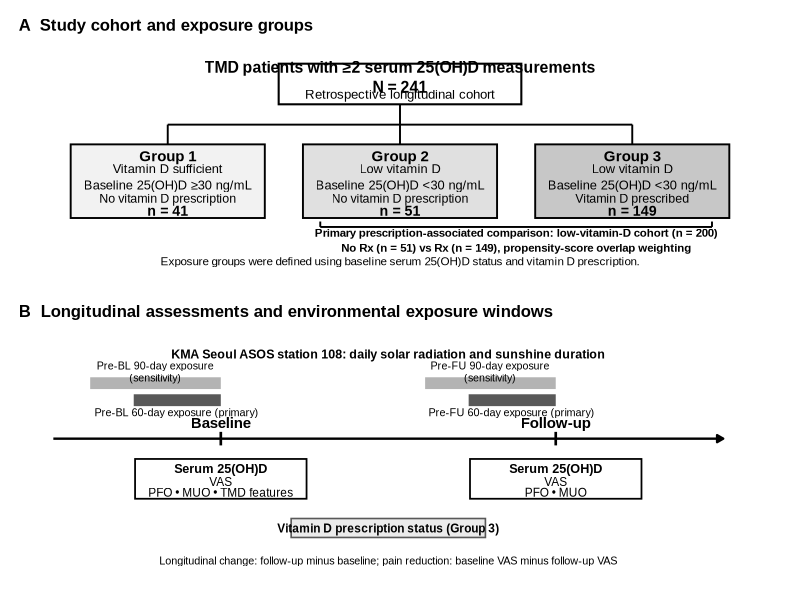
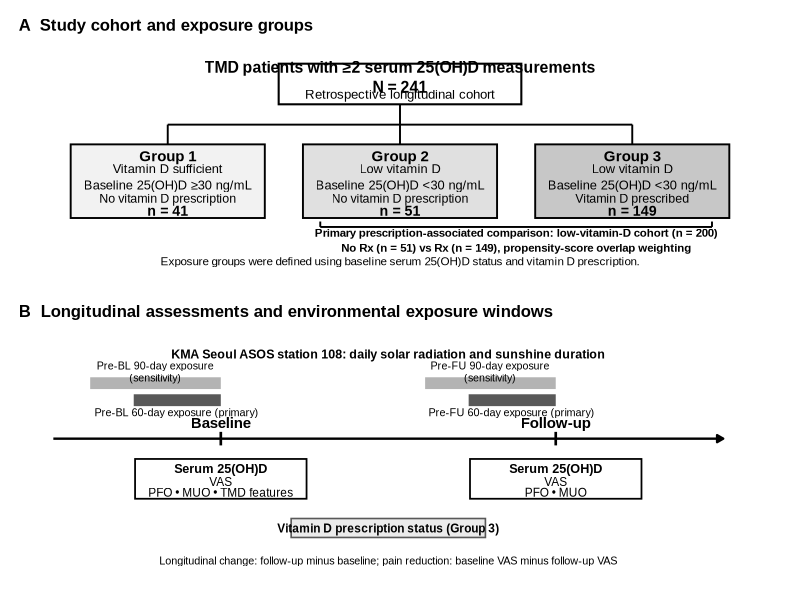
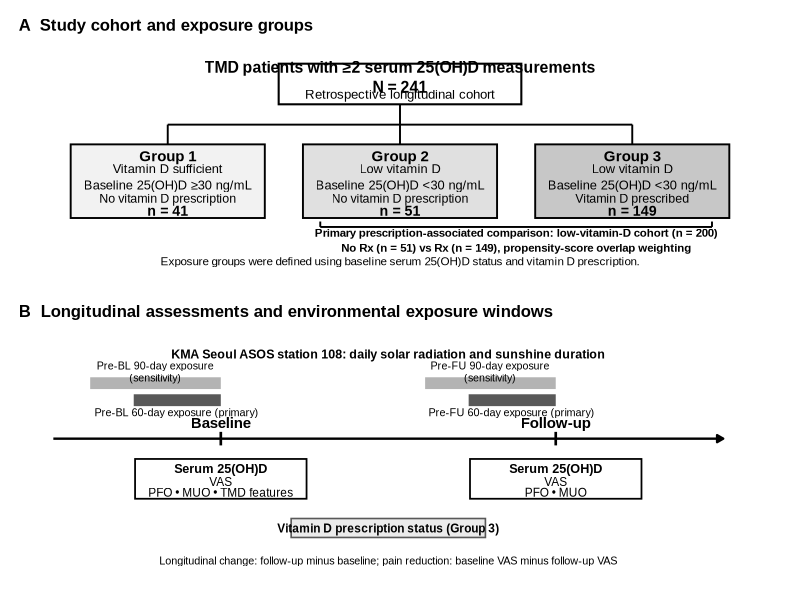
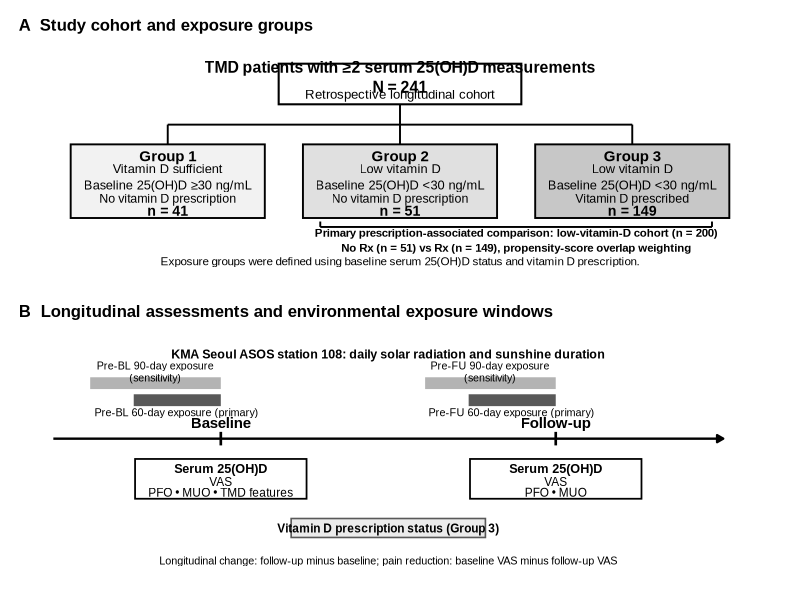

The R source for these figures, in order:
# Figure 1. Study design and longitudinal environmental-exposure framework
#
# Output:
#   Figure_1_study_design.png
#   Figure_1_study_design.tiff
#   Figure_1_study_design.pdf

# ============================================================
# 0. Packages
# ============================================================
required_pkgs <- c("ggplot2", "patchwork")

missing_pkgs <- required_pkgs[
  !vapply(required_pkgs, requireNamespace, logical(1), quietly = TRUE)
]

if (length(missing_pkgs) > 0) {
  stop(
    "Missing R package(s): ",
    paste(missing_pkgs, collapse = ", "),
    ". Install these packages before running the script."
  )
}

library(ggplot2)
library(patchwork)

# ============================================================
# 1. File paths
# ============================================================
# Figure 1 uses the cohort counts reported in the manuscript and does not
# require the analysis workbook.
output_dir <- file.path("outputs", "Figure_1")
dir.create(output_dir, recursive = TRUE, showWarnings = FALSE)

# ============================================================
# 2. Manuscript-verified cohort/group counts
# ============================================================
n_total <- 241L
n_g1 <- 41L
n_g2 <- 51L
n_g3 <- 149L
n_low <- 200L

message("Total N = ", n_total)
message("Group 1 = ", n_g1)
message("Group 2 = ", n_g2)
message("Group 3 = ", n_g3)
message("Low-vitamin-D cohort = ", n_low)

# Internal consistency checks
stopifnot(n_total == 241)
stopifnot(n_g1 == 41)
stopifnot(n_g2 == 51)
stopifnot(n_g3 == 149)
stopifnot(n_low == 200)

# ============================================================
# 3. Common figure theme
# ============================================================
base_family <- "Arial"

theme_framework <- theme_void(base_family = base_family) +
  theme(
    plot.title = element_text(
      face = "bold",
      size = 12,
      hjust = 0,
      margin = margin(b = 8)
    ),
    plot.margin = margin(8, 8, 8, 8)
  )

# ============================================================
# 4. Panel A: Cohort flow and exposure groups
# ============================================================
panel_a <- ggplot() +

  # ----------------------------------------------------------
  # Parent cohort
  # ----------------------------------------------------------
  annotate(
    "rect",
    xmin = 3.25, xmax = 6.75,
    ymin = 7.35, ymax = 8.85,
    fill = "white",
    colour = "black",
    linewidth = 0.7
  ) +
  annotate(
    "text",
    x = 5.0, y = 8.37,
    label = paste0(
      "TMD patients with ≥2 serum 25(OH)D measurements\n",
      "N = ", n_total
    ),
    size = 4.0,
    fontface = "bold",
    family = base_family,
    lineheight = 1.05
  ) +
  annotate(
    "text",
    x = 5.0, y = 7.72,
    label = "Retrospective longitudinal cohort",
    size = 3.35,
    family = base_family
  ) +

  # ----------------------------------------------------------
  # Branching connectors
  # ----------------------------------------------------------
  annotate(
    "segment",
    x = 5.0, xend = 5.0,
    y = 7.35, yend = 6.60,
    linewidth = 0.65,
    colour = "black"
  ) +
  annotate(
    "segment",
    x = 1.65, xend = 8.35,
    y = 6.60, yend = 6.60,
    linewidth = 0.65,
    colour = "black"
  ) +
  annotate(
    "segment",
    x = 1.65, xend = 1.65,
    y = 6.60, yend = 5.87,
    linewidth = 0.65,
    colour = "black"
  ) +
  annotate(
    "segment",
    x = 5.0, xend = 5.0,
    y = 6.60, yend = 5.87,
    linewidth = 0.65,
    colour = "black"
  ) +
  annotate(
    "segment",
    x = 8.35, xend = 8.35,
    y = 6.60, yend = 5.87,
    linewidth = 0.65,
    colour = "black"
  ) +

  # ----------------------------------------------------------
  # Group 1
  # ----------------------------------------------------------
  annotate(
    "rect",
    xmin = 0.25, xmax = 3.05,
    ymin = 3.15, ymax = 5.87,
    fill = "grey95",
    colour = "black",
    linewidth = 0.65
  ) +
  annotate(
    "text",
    x = 1.65, y = 5.43,
    label = "Group 1",
    size = 3.8,
    fontface = "bold",
    family = base_family
  ) +
  annotate(
    "text",
    x = 1.65, y = 4.67,
    label = "Vitamin D sufficient\nBaseline 25(OH)D ≥30 ng/mL",
    size = 3.25,
    family = base_family,
    lineheight = 1.05
  ) +
  annotate(
    "text",
    x = 1.65, y = 3.88,
    label = "No vitamin D prescription",
    size = 3.15,
    family = base_family
  ) +
  annotate(
    "text",
    x = 1.65, y = 3.42,
    label = paste0("n = ", n_g1),
    size = 3.6,
    fontface = "bold",
    family = base_family
  ) +

  # ----------------------------------------------------------
  # Group 2
  # ----------------------------------------------------------
  annotate(
    "rect",
    xmin = 3.60, xmax = 6.40,
    ymin = 3.15, ymax = 5.87,
    fill = "grey88",
    colour = "black",
    linewidth = 0.65
  ) +
  annotate(
    "text",
    x = 5.0, y = 5.43,
    label = "Group 2",
    size = 3.8,
    fontface = "bold",
    family = base_family
  ) +
  annotate(
    "text",
    x = 5.0, y = 4.67,
    label = "Low vitamin D\nBaseline 25(OH)D <30 ng/mL",
    size = 3.25,
    family = base_family,
    lineheight = 1.05
  ) +
  annotate(
    "text",
    x = 5.0, y = 3.88,
    label = "No vitamin D prescription",
    size = 3.15,
    family = base_family
  ) +
  annotate(
    "text",
    x = 5.0, y = 3.42,
    label = paste0("n = ", n_g2),
    size = 3.6,
    fontface = "bold",
    family = base_family
  ) +

  # ----------------------------------------------------------
  # Group 3
  # ----------------------------------------------------------
  annotate(
    "rect",
    xmin = 6.95, xmax = 9.75,
    ymin = 3.15, ymax = 5.87,
    fill = "grey78",
    colour = "black",
    linewidth = 0.65
  ) +
  annotate(
    "text",
    x = 8.35, y = 5.43,
    label = "Group 3",
    size = 3.8,
    fontface = "bold",
    family = base_family
  ) +
  annotate(
    "text",
    x = 8.35, y = 4.67,
    label = "Low vitamin D\nBaseline 25(OH)D <30 ng/mL",
    size = 3.25,
    family = base_family,
    lineheight = 1.05
  ) +
  annotate(
    "text",
    x = 8.35, y = 3.88,
    label = "Vitamin D prescribed",
    size = 3.15,
    family = base_family
  ) +
  annotate(
    "text",
    x = 8.35, y = 3.42,
    label = paste0("n = ", n_g3),
    size = 3.6,
    fontface = "bold",
    family = base_family
  ) +

  # ----------------------------------------------------------
  # Bracket: primary low-vitamin-D comparison
  # ----------------------------------------------------------
  annotate(
    "segment",
    x = 3.85, xend = 9.50,
    y = 2.82, yend = 2.82,
    linewidth = 0.65,
    colour = "black"
  ) +
  annotate(
    "segment",
    x = 3.85, xend = 3.85,
    y = 2.82, yend = 3.02,
    linewidth = 0.65,
    colour = "black"
  ) +
  annotate(
    "segment",
    x = 9.50, xend = 9.50,
    y = 2.82, yend = 3.02,
    linewidth = 0.65,
    colour = "black"
  ) +
  annotate(
    "text",
    x = 6.675, y = 2.33,
    label = paste0(
      "Primary prescription-associated comparison: low-vitamin-D cohort (n = ",
      n_low, ")\n",
      "No Rx (n = ", n_g2, ") vs Rx (n = ", n_g3,
      "), propensity-score overlap weighting"
    ),
    size = 2.90,
    family = base_family,
    fontface = "bold",
    lineheight = 1.08
  ) +

  # ----------------------------------------------------------
  # Group-definition note
  # ----------------------------------------------------------
  annotate(
    "text",
    x = 5.0, y = 1.55,
    label = paste0(
      "Exposure groups were defined using baseline serum 25(OH)D status ",
      "and vitamin D prescription."
    ),
    size = 2.95,
    family = base_family
  ) +

  coord_cartesian(
    xlim = c(0, 10),
    ylim = c(1.15, 9.15),
    clip = "off"
  ) +
  labs(
    title = "A  Study cohort and exposure groups"
  ) +
  theme_framework


# ============================================================
# 5. Panel B: Longitudinal assessments and environmental
#             exposure windows
# ============================================================
panel_b <- ggplot() +

  # ----------------------------------------------------------
  # Main time axis
  # ----------------------------------------------------------
  annotate(
    "segment",
    x = 0.0, xend = 10.0,
    y = 5.0, yend = 5.0,
    linewidth = 0.8,
    colour = "black",
    arrow = arrow(
      length = grid::unit(0.18, "cm"),
      type = "closed"
    )
  ) +

  # ----------------------------------------------------------
  # Baseline and follow-up time points
  # ----------------------------------------------------------
  annotate(
    "segment",
    x = 2.5, xend = 2.5,
    y = 4.75, yend = 5.25,
    linewidth = 0.9,
    colour = "black"
  ) +
  annotate(
    "segment",
    x = 7.5, xend = 7.5,
    y = 4.75, yend = 5.25,
    linewidth = 0.9,
    colour = "black"
  ) +
  annotate(
    "text",
    x = 2.5, y = 5.58,
    label = "Baseline",
    size = 3.8,
    fontface = "bold",
    family = base_family
  ) +
  annotate(
    "text",
    x = 7.5, y = 5.58,
    label = "Follow-up",
    size = 3.8,
    fontface = "bold",
    family = base_family
  ) +

  # ----------------------------------------------------------
  # Baseline measurement box
  # Pain-location count intentionally removed.
  # ----------------------------------------------------------
  annotate(
    "rect",
    xmin = 1.22, xmax = 3.78,
    ymin = 2.78, ymax = 4.25,
    fill = "white",
    colour = "black",
    linewidth = 0.6
  ) +
  annotate(
    "text",
    x = 2.5, y = 3.90,
    label = "Serum 25(OH)D",
    size = 3.2,
    fontface = "bold",
    family = base_family
  ) +
  annotate(
    "text",
    x = 2.5, y = 3.42,
    label = "VAS",
    size = 3.0,
    family = base_family
  ) +
  annotate(
    "text",
    x = 2.5, y = 3.02,
    label = "PFO • MUO • TMD features",
    size = 3.0,
    family = base_family
  ) +

  # ----------------------------------------------------------
  # Follow-up measurement box
  # Pain-location count intentionally removed.
  # ----------------------------------------------------------
  annotate(
    "rect",
    xmin = 6.22, xmax = 8.78,
    ymin = 2.78, ymax = 4.25,
    fill = "white",
    colour = "black",
    linewidth = 0.6
  ) +
  annotate(
    "text",
    x = 7.5, y = 3.90,
    label = "Serum 25(OH)D",
    size = 3.2,
    fontface = "bold",
    family = base_family
  ) +
  annotate(
    "text",
    x = 7.5, y = 3.42,
    label = "VAS",
    size = 3.0,
    family = base_family
  ) +
  annotate(
    "text",
    x = 7.5, y = 3.02,
    label = "PFO • MUO",
    size = 3.0,
    family = base_family
  ) +

  # ----------------------------------------------------------
  # Baseline environmental windows
  # 60-day = PRIMARY
  # 90-day = SENSITIVITY
  # ----------------------------------------------------------
  annotate(
    "segment",
    x = 0.55, xend = 2.5,
    y = 7.05, yend = 7.05,
    linewidth = 4.0,
    colour = "grey70",
    lineend = "butt"
  ) +
  annotate(
    "segment",
    x = 1.20, xend = 2.5,
    y = 6.42, yend = 6.42,
    linewidth = 4.0,
    colour = "grey35",
    lineend = "butt"
  ) +
  annotate(
    "text",
    x = 1.52, y = 7.48,
    label = "Pre-BL 90-day exposure\n(sensitivity)",
    size = 2.70,
    family = base_family,
    lineheight = 0.95
  ) +
  annotate(
    "text",
    x = 1.84, y = 5.98,
    label = "Pre-BL 60-day exposure (primary)",
    size = 2.75,
    family = base_family
  ) +

  # ----------------------------------------------------------
  # Follow-up environmental windows
  # ----------------------------------------------------------
  annotate(
    "segment",
    x = 5.55, xend = 7.5,
    y = 7.05, yend = 7.05,
    linewidth = 4.0,
    colour = "grey70",
    lineend = "butt"
  ) +
  annotate(
    "segment",
    x = 6.20, xend = 7.5,
    y = 6.42, yend = 6.42,
    linewidth = 4.0,
    colour = "grey35",
    lineend = "butt"
  ) +
  annotate(
    "text",
    x = 6.52, y = 7.48,
    label = "Pre-FU 90-day exposure\n(sensitivity)",
    size = 2.70,
    family = base_family,
    lineheight = 0.95
  ) +
  annotate(
    "text",
    x = 6.84, y = 5.98,
    label = "Pre-FU 60-day exposure (primary)",
    size = 2.75,
    family = base_family
  ) +

  # ----------------------------------------------------------
  # Prescription STATUS only.
  # No duration bar, because prescription duration is excluded
  # from the final Paper 1 analysis.
  # ----------------------------------------------------------
  annotate(
    "rect",
    xmin = 3.55, xmax = 6.45,
    ymin = 1.35, ymax = 2.05,
    fill = "grey92",
    colour = "grey35",
    linewidth = 0.55
  ) +
  annotate(
    "text",
    x = 5.0, y = 1.70,
    label = "Vitamin D prescription status (Group 3)",
    size = 3.0,
    family = base_family,
    fontface = "bold"
  ) +

  # ----------------------------------------------------------
  # Environmental data source
  # ----------------------------------------------------------
  annotate(
    "text",
    x = 5.0, y = 8.13,
    label = paste0(
      "KMA Seoul ASOS station 108: daily solar radiation ",
      "and sunshine duration"
    ),
    size = 3.15,
    fontface = "bold",
    family = base_family
  ) +

  # ----------------------------------------------------------
  # Change-score definitions
  # ----------------------------------------------------------
  annotate(
    "text",
    x = 5.0, y = 0.50,
    label = paste0(
      "Longitudinal change: follow-up minus baseline; ",
      "pain reduction: baseline VAS minus follow-up VAS"
    ),
    size = 2.75,
    family = base_family
  ) +

  coord_cartesian(
    xlim = c(0, 10.35),
    ylim = c(0.15, 8.55),
    clip = "off"
  ) +
  labs(
    title = "B  Longitudinal assessments and environmental exposure windows"
  ) +
  theme_framework


# ============================================================
# 6. Combine panels
# ============================================================
# No overall title inside the figure.
figure1 <- panel_a / panel_b +
  plot_layout(
    heights = c(1.00, 1.05)
  )

# Preview in RStudio
print(figure1)


# ============================================================
# 7. Export
# ============================================================
png_file <- file.path(
  output_dir,
  "Figure_1_study_design.png"
)

tiff_file <- file.path(
  output_dir,
  "Figure_1_study_design.tiff"
)

pdf_file <- file.path(
  output_dir,
  "Figure_1_study_design.pdf"
)

ggsave(
  filename = png_file,
  plot = figure1,
  width = 8.3,
  height = 9.4,
  units = "in",
  dpi = 400,
  bg = "white"
)

ggsave(
  filename = tiff_file,
  plot = figure1,
  width = 8.3,
  height = 9.4,
  units = "in",
  dpi = 600,
  compression = "lzw",
  bg = "white"
)

ggsave(
  filename = pdf_file,
  plot = figure1,
  width = 8.3,
  height = 9.4,
  units = "in",
  device = cairo_pdf,
  bg = "white"
)

message("Saved:")
message(png_file)
message(tiff_file)
message(pdf_file)


# ============================================================
# 8. Updated manuscript-style Figure 1 legend
# ============================================================
figure_legend <- paste0(
  "Figure 1. Study design and longitudinal environmental-exposure framework. ",
  "(A) Participants with temporomandibular disorder and at least two serum ",
  "25-hydroxyvitamin D [25(OH)D] measurements were classified into three ",
  "groups according to baseline vitamin D status and vitamin D prescription: ",
  "vitamin D-sufficient without prescription (Group 1), low vitamin D without ",
  "prescription (Group 2), and low vitamin D with prescription (Group 3). ",
  "Groups 2 and 3 constituted the low-vitamin-D cohort used for the primary ",
  "prescription-associated comparison with propensity-score overlap weighting. ",
  "(B) Serum 25(OH)D, pain intensity, and mandibular opening were assessed at ",
  "baseline and follow-up; baseline TMD-related clinical features were also ",
  "recorded. Daily total solar radiation and sunshine duration from Seoul ASOS ",
  "station 108 of the Korea Meteorological Administration were linked to serum ",
  "sampling dates. The 60-day mean solar-radiation window was the primary ",
  "environmental exposure, whereas 90-day windows and sunshine duration were ",
  "used for sensitivity or comparison analyses. Vitamin D prescription was ",
  "treated as an observed clinical exposure status rather than a measure of ",
  "adherence or cumulative dose. PFO, pain-free opening; ",
  "KMA, Korea Meteorological Administration; MUO, maximum unassisted ",
  "opening; TMD, temporomandibular disorder; VAS, visual analog scale."
)

cat("\n\n", figure_legend, "\n")
